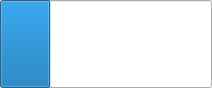
<?xml version="1.0" encoding="UTF-8"?>
<ui version="4.0">
 <class>NormalCard</class>
 <widget class="QWidget" name="NormalCard">
  <property name="geometry">
   <rect>
    <x>0</x>
    <y>0</y>
    <width>212</width>
    <height>88</height>
   </rect>
  </property>
  <property name="windowTitle">
   <string>Form</string>
  </property>
  <widget class="QWidget" name="baseWidget" native="true">
   <property name="geometry">
    <rect>
     <x>0</x>
     <y>0</y>
     <width>212</width>
     <height>88</height>
    </rect>
   </property>
   <widget class="QLabel" name="size">
    <property name="geometry">
     <rect>
      <x>75</x>
      <y>38</y>
      <width>110</width>
      <height>17</height>
     </rect>
    </property>
    <property name="text">
     <string/>
    </property>
   </widget>
   <widget class="QLabel" name="name">
    <property name="geometry">
     <rect>
      <x>75</x>
      <y>20</y>
      <width>110</width>
      <height>17</height>
     </rect>
    </property>
    <property name="text">
     <string/>
    </property>
   </widget>
   <widget class="QLabel" name="icon">
    <property name="geometry">
     <rect>
      <x>20</x>
      <y>20</y>
      <width>48</width>
      <height>48</height>
     </rect>
    </property>
    <property name="text">
     <string/>
    </property>
   </widget>
   <widget class="QLabel" name="isInstalled">
    <property name="geometry">
     <rect>
      <x>75</x>
      <y>54</y>
      <width>110</width>
      <height>17</height>
     </rect>
    </property>
    <property name="text">
     <string/>
    </property>
   </widget>
   <widget class="QProgressBar" name="progressBar">
    <property name="geometry">
     <rect>
      <x>0</x>
      <y>0</y>
      <width>212</width>
      <height>88</height>
     </rect>
    </property>
    <property name="value">
     <number>24</number>
    </property>
    <property name="textVisible">
     <bool>false</bool>
    </property>
   </widget>
   <widget class="QLabel" name="progressBar_icon">
    <property name="geometry">
     <rect>
      <x>20</x>
      <y>20</y>
      <width>48</width>
      <height>48</height>
     </rect>
    </property>
    <property name="text">
     <string/>
    </property>
   </widget>
   <widget class="QLabel" name="progresslabel">
    <property name="geometry">
     <rect>
      <x>120</x>
      <y>35</y>
      <width>35</width>
      <height>18</height>
     </rect>
    </property>
    <property name="text">
     <string/>
    </property>
   </widget>
  </widget>
  <widget class="QWidget" name="detailWidget" native="true">
   <property name="geometry">
    <rect>
     <x>0</x>
     <y>-88</y>
     <width>212</width>
     <height>88</height>
    </rect>
   </property>
   <widget class="QLabel" name="named">
    <property name="geometry">
     <rect>
      <x>10</x>
      <y>5</y>
      <width>190</width>
      <height>15</height>
     </rect>
    </property>
    <property name="text">
     <string/>
    </property>
   </widget>
   <widget class="QTextEdit" name="description">
    <property name="geometry">
     <rect>
      <x>6</x>
      <y>18</y>
      <width>205</width>
      <height>40</height>
     </rect>
    </property>
   </widget>
   <widget class="QPushButton" name="btnDetail">
    <property name="geometry">
     <rect>
      <x>0</x>
      <y>0</y>
      <width>212</width>
      <height>59</height>
     </rect>
    </property>
    <property name="text">
     <string/>
    </property>
   </widget>
   <widget class="QPushButton" name="btn">
    <property name="geometry">
     <rect>
      <x>0</x>
      <y>59</y>
      <width>212</width>
      <height>29</height>
     </rect>
    </property>
    <property name="text">
     <string/>
    </property>
   </widget>
  </widget>
 </widget>
 <resources/>
 <connections/>
</ui>
